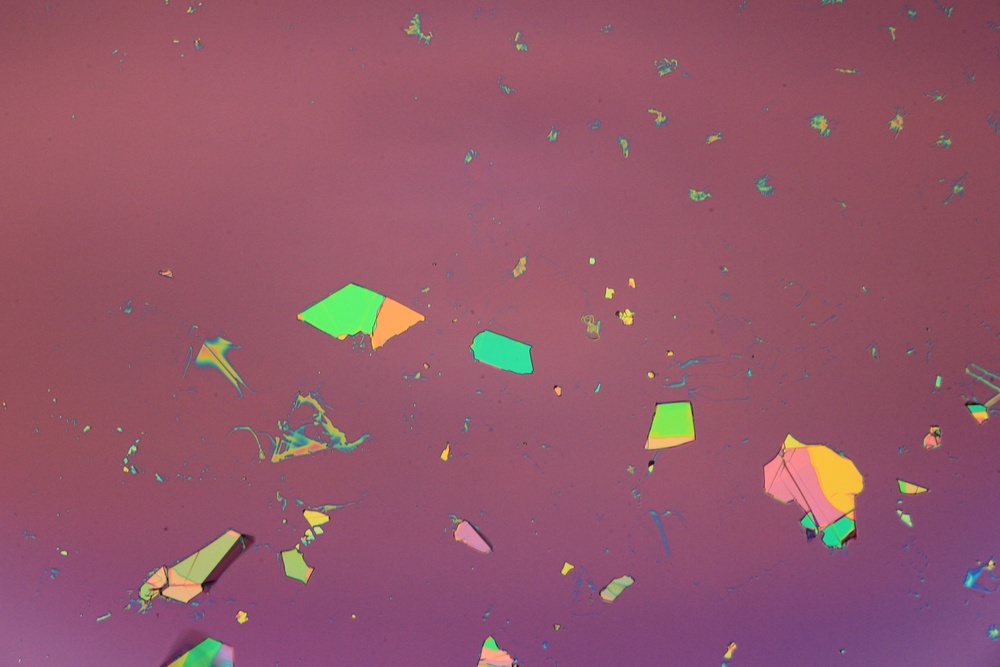
#> input picture data/bnImages1/17_04_19_bn_54.JPG, 1000 x 667 px, shrunk from 5184 x 3456 before the run, found by its file name
$ python tryAlternateColorSpace.py
#> lines starting #> are read from the running program, lines starting #| are printed output that depends on the picture
from math import sqrt, atan2
import numpy

__author__ = 'Spencer'

import skimage.io
import skimage.color
import skimage

bn = skimage.io.imread("/Users/Spencer/PycharmProjects/PieceRecognizer/data/bnImages1/17_04_19_bn_54.JPG")
#> bn is the input picture: shape (667, 1000, 3); mean R, G, B 147.4, 87.3, 106.1

hsv = skimage.color.rgb2hsv(bn)
#> hsv: shape (667, 1000, 3) float64; mean of channels 0, 1, 2 0.906, 0.437, 0.586

# [27 lines of commented-out code are left out]

grey = hsv[:, :, 0]
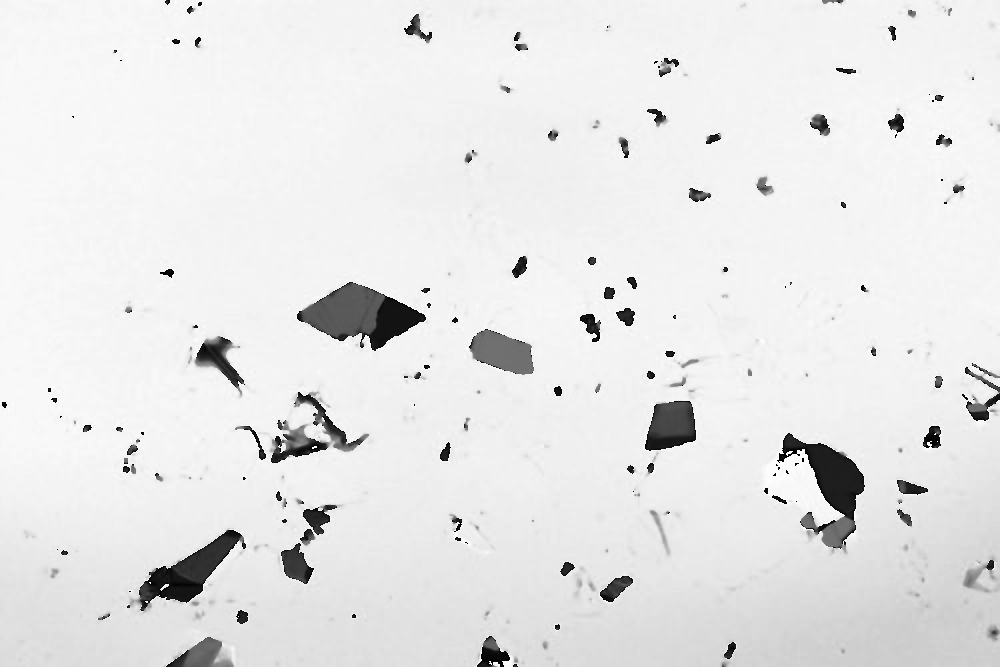
#> grey: shape (667, 1000) float64; min 0, max 0.998, mean 0.906

skimage.io.imsave("/Users/Spencer/PycharmProjects/PieceRecognizer/results/hsiHsv results/hue.jpg", grey)

$ run again, with data/bnImages1/17_04_19_bn_52.JPG copied over data/bnImages1/17_04_19_bn_54.JPG
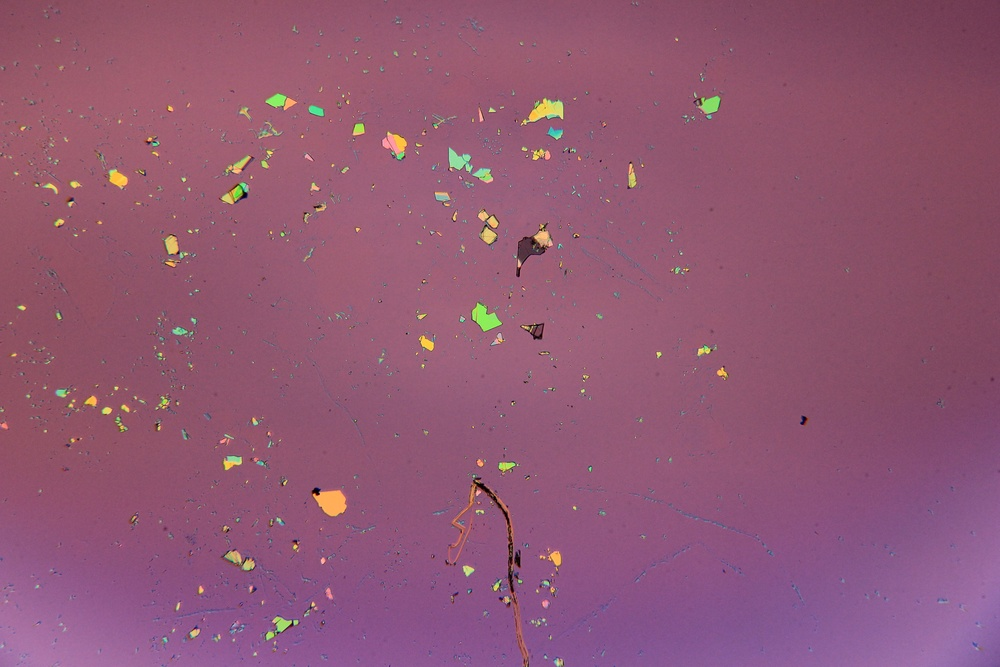
#> input picture data/bnImages1/17_04_19_bn_52.JPG, 1000 x 667 px, shrunk from 5184 x 3456 before the run, found by its file name
#> bn is the input picture: shape (667, 1000, 3); mean R, G, B 144.5, 87.9, 115.7
#> hsv: shape (667, 1000, 3) float64; mean of channels 0, 1, 2 0.894, 0.404, 0.571
#> `grey = hsv[:, :, 0]`:
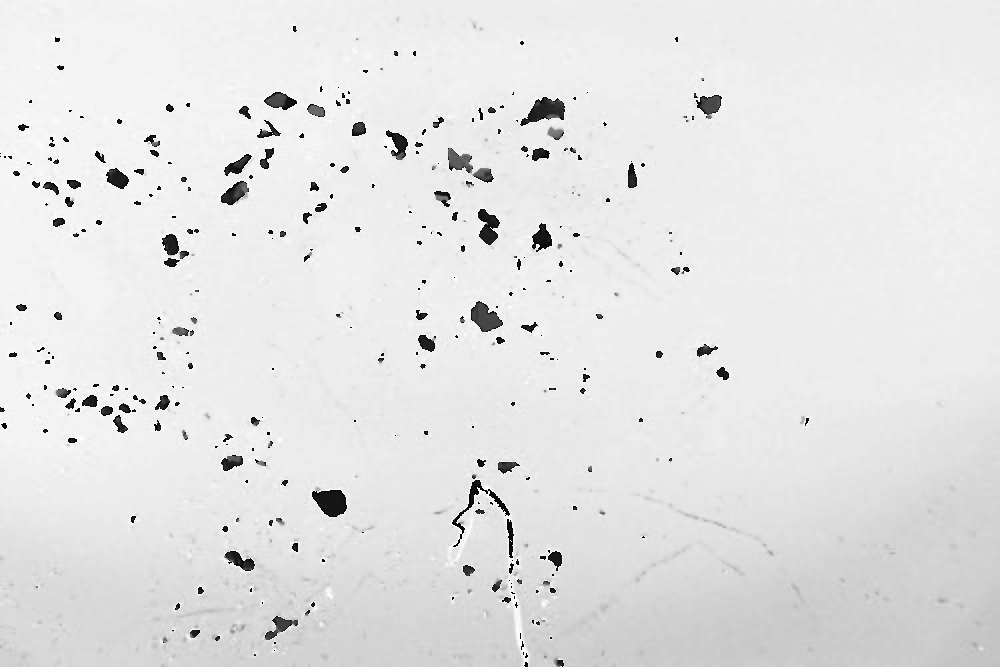
#> grey: shape (667, 1000) float64; min 0, max 0.998, mean 0.894

$ run again, with data/bnImages1/17_04_19_bn_53.JPG copied over data/bnImages1/17_04_19_bn_54.JPG
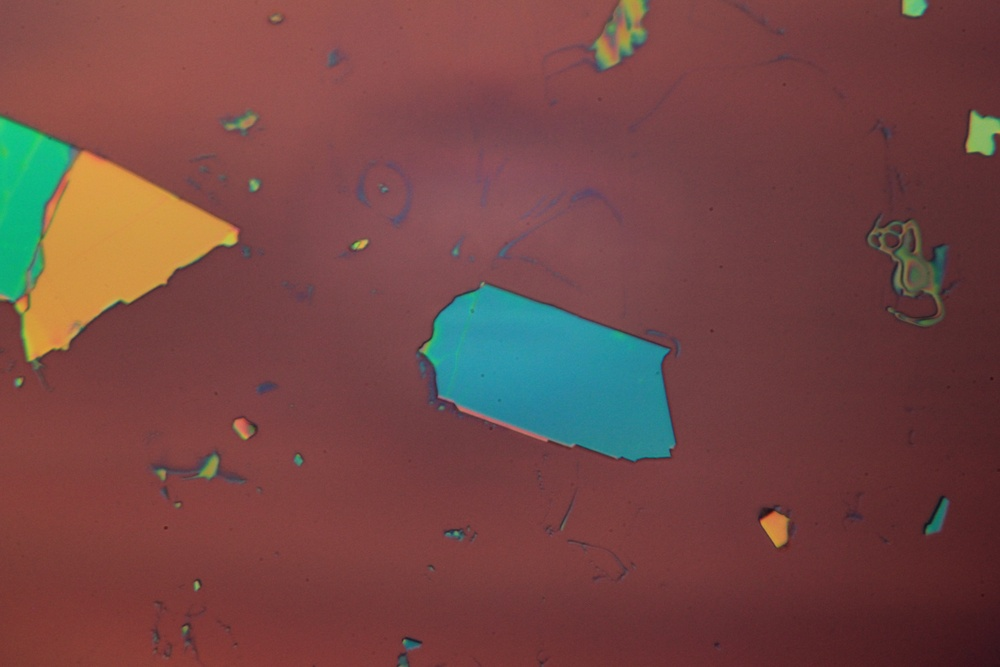
#> input picture data/bnImages1/17_04_19_bn_53.JPG, 1000 x 667 px, shrunk from 5184 x 3456 before the run, found by its file name
#> bn is the input picture: shape (667, 1000, 3); mean R, G, B 116.1, 71.2, 69
#> hsv: shape (667, 1000, 3) float64; mean of channels 0, 1, 2 0.606, 0.5, 0.484
#> `grey = hsv[:, :, 0]`:
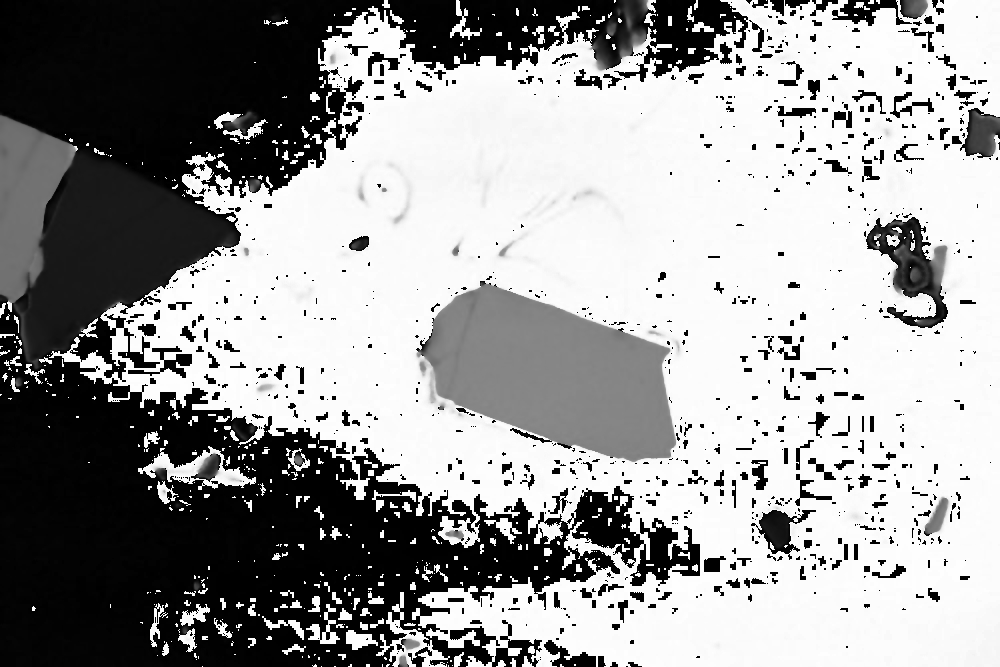
#> grey: shape (667, 1000) float64; min 0, max 0.998, mean 0.606

$ run again, with data/bnImages1/17_04_19_bn_55.JPG copied over data/bnImages1/17_04_19_bn_54.JPG
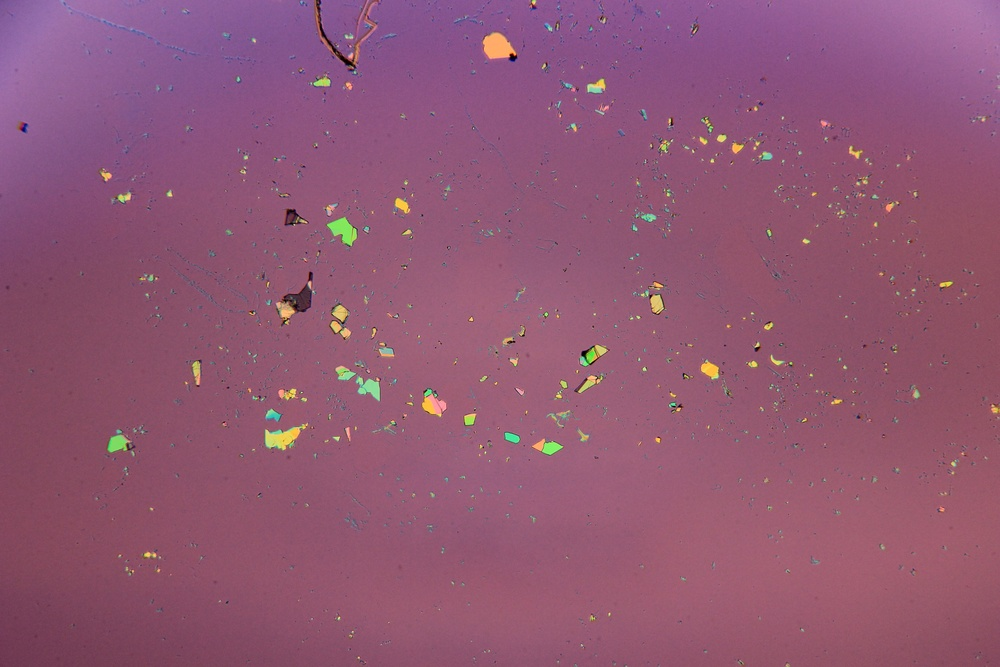
#> input picture data/bnImages1/17_04_19_bn_55.JPG, 1000 x 667 px, shrunk from 5184 x 3456 before the run, found by its file name
#> bn is the input picture: shape (667, 1000, 3); mean R, G, B 144.3, 87.5, 115.4
#> hsv: shape (667, 1000, 3) float64; mean of channels 0, 1, 2 0.896, 0.405, 0.57
#> `grey = hsv[:, :, 0]`:
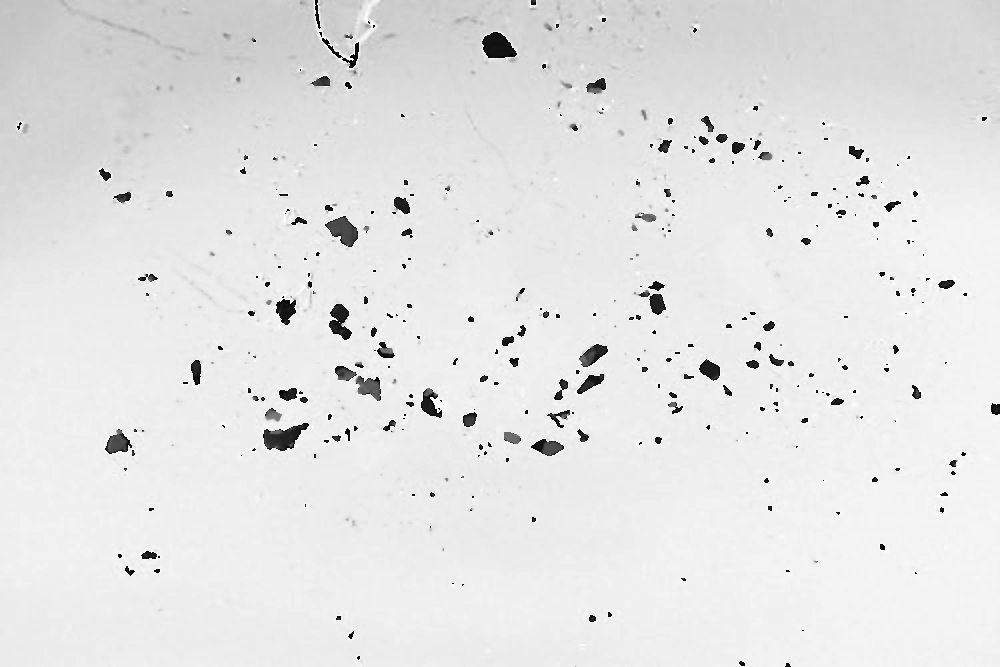
#> grey: shape (667, 1000) float64; min 0, max 0.998, mean 0.896
